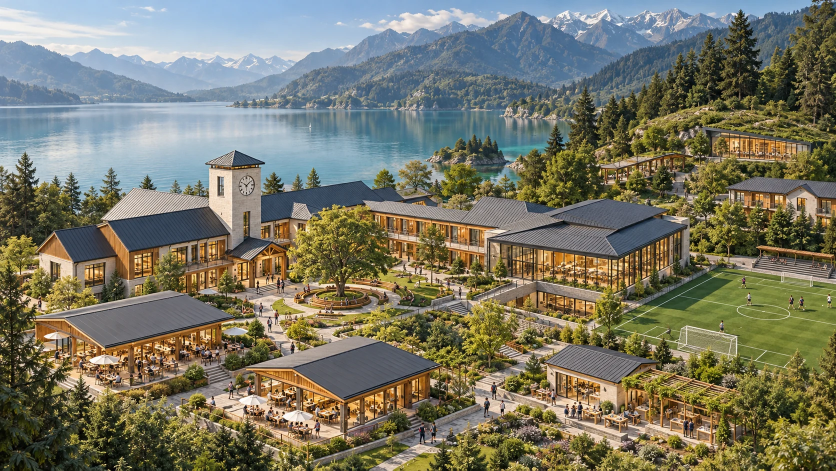
#> input picture dist/media/campus-master.webp, 1672 x 941 px, given in place of campus-master.png, which was not available (shown at 1/2 size)
$ python prepare-redesign-assets.py
#> lines starting #> are read from the running program, lines starting #| are printed output that depends on the picture
"""Optimize all eleven supplied references without changing their composition."""
from pathlib import Path
from PIL import Image
import hashlib
import json

source = Path('/workspace/attachments/serenity-redesign/serenity-generated-assets')
extra = Path('/workspace/attachments/serenity-redesign-extra/serenity-extra-interiors')
target = Path('public/media')
target.mkdir(parents=True, exist_ok=True)
consumers = {
    'campus-master': ['home hero', 'campus loading / WebGL fallback', 'architectural reference'],
    'library-panorama': ['library interior', 'home library chapter'],
    'classroom-panorama': ['learning-studio interior', 'learning page'],
    'games-panorama': ['games-lounge interior', 'school life / booking'],
    'main-hall-panorama': ['main-hall interior', 'home welcome chapter'],
    'tech-lab-panorama': ['technology-lab interior', 'home making chapter'],
    'dining-panorama': ['dining-a / dining-hall interior', 'school life'],
    'workshop-panorama': ['workshop interior'],
    'garden-dining-panorama': ['dining-b / garden-dining interior'],
    'quiet-room-panorama': ['quiet-room upstairs interior'],
    'residence-panorama': ['residence interior'],
}
manifest = {'source': ['User supplied serenity-generated-assets.zip', 'User supplied serenity-extra-interiors.zip'], 'panoramaType': 'bounded perspective; not 360 degrees', 'assets': []}
for name, uses in consumers.items():
    path = source / (name + '.png')
    if not path.exists():
        path = extra / (name + '.png')
    with Image.open(path) as raw:
#> raw is the input picture: PIL image 1672x941 RGB; mean R, G, B 120.2, 119.2, 101.3
        im = raw.convert('RGB')
        im.save(target / (name + '.webp'), 'WEBP', quality=87, method=6)
        preview = im.copy()
        preview.thumbnail((1000, 600))
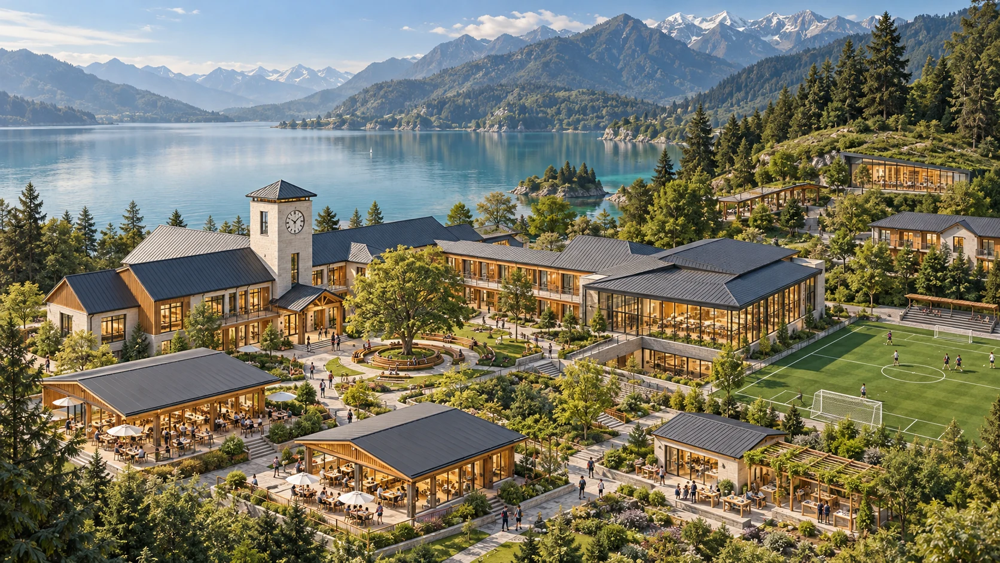
#> preview: PIL image 1000x563 RGB; mean R, G, B 120.2, 119.2, 101.3
        preview.save(target / (name + '-small.webp'), 'WEBP', quality=78, method=6)
        manifest['assets'].append({'id': name, 'src': '/media/' + name + '.webp', 'preview': '/media/' + name + '-small.webp', 'width': im.width, 'height': im.height, 'bytes': (target / (name + '.webp')).stat().st_size, 'originalSHA256': hashlib.sha256(path.read_bytes()).hexdigest(), 'consumers': uses})
#> pass 2 of the loop `for name, uses in consumers.items():`:
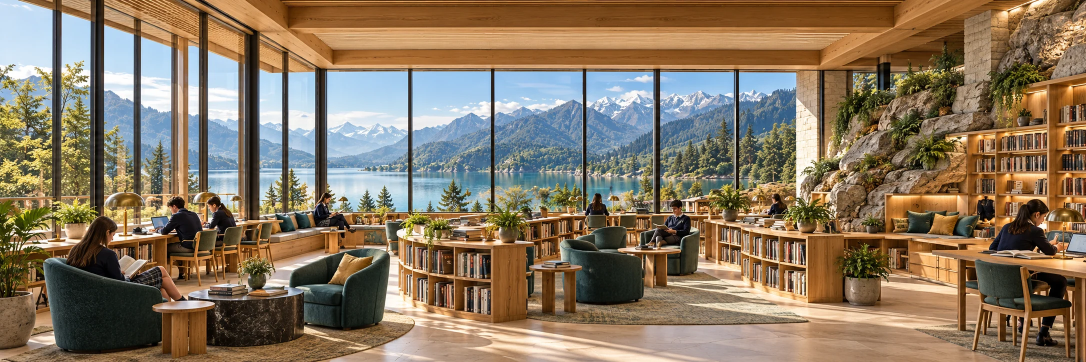
#> input picture dist/media/library-panorama.webp, 2172 x 724 px, given in place of library-panorama.png, which was not available (shown at 1/2 size)
#> raw is the input picture: PIL image 2172x724 RGB; mean R, G, B 135.8, 118.4, 96.2
#> `preview.thumbnail((1000, 600))`:
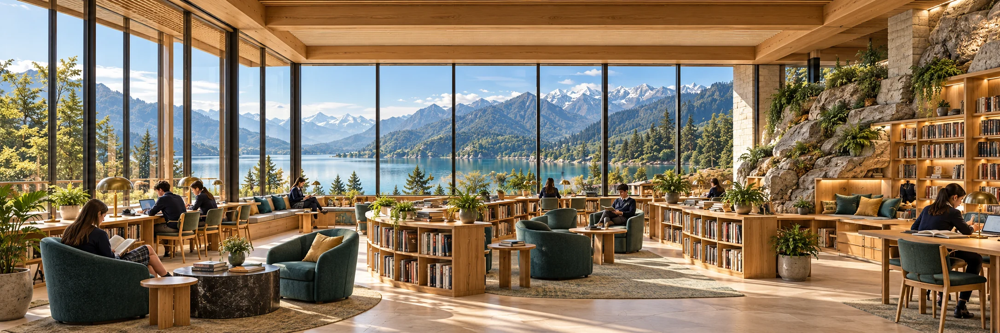
#> preview: PIL image 1000x333 RGB; mean R, G, B 135.8, 118.4, 96.3
#> pass 3 of the loop `for name, uses in consumers.items():`:
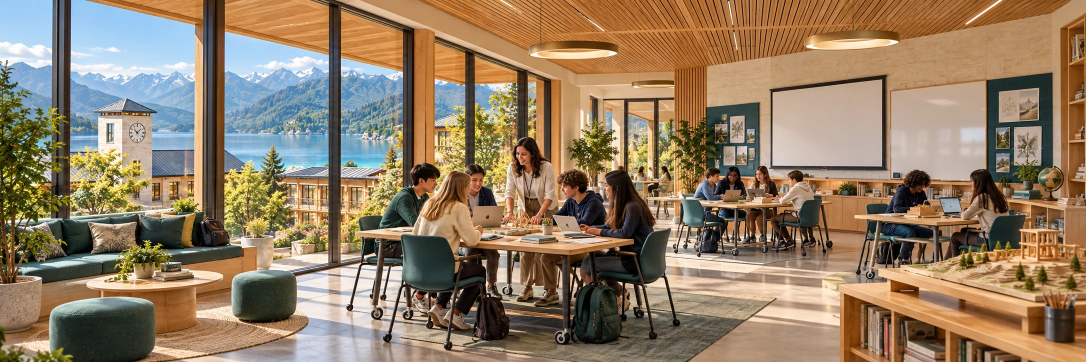
#> input picture dist/media/classroom-panorama.webp, 2172 x 724 px, given in place of classroom-panorama.png, which was not available (shown at 1/2 size)
#> raw is the input picture: PIL image 2172x724 RGB; mean R, G, B 146.2, 125.2, 100.2
#> `preview.thumbnail((1000, 600))`:
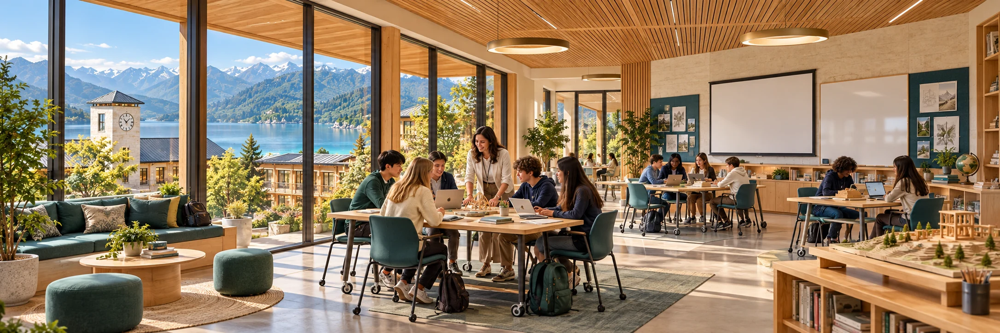
#> preview: PIL image 1000x333 RGB; mean R, G, B 146.2, 125.2, 100.2
#> (the run stopped early here; a loop or call above may not have finished)
